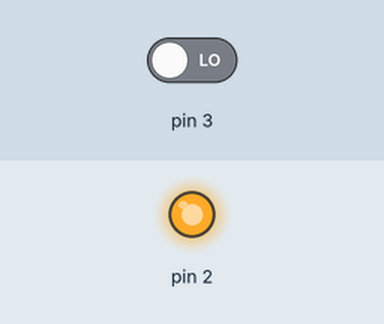
Recording of a sketch running on a simulated Arduino Uno, built with avr-gcc and run on an emulated ATmega328P. Shown: output pins drawn as LEDs (lit = HIGH). Inputs (shaded band) come from the test bench; at power-on: pin 3 LOW.

Above: at 1.2 s.
1.3 s: pin 3 driven HIGH
At 2.5 s:
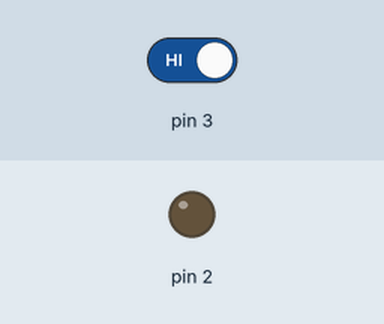
2.8 s: pin 3 driven LOW
At 3.8 s:
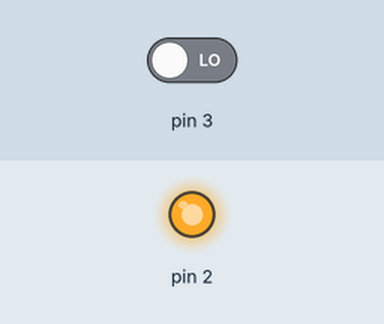
Timing chart, 0 to 5.8 s (numbered marks = the images above; inputs shaded):
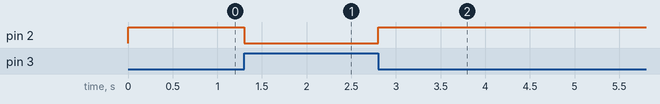

The sketch:

LedComChave.ino
```cpp
void setup()
{
  pinMode(3, INPUT);
  pinMode(2, OUTPUT);
}

void loop()
{
  if (digitalRead(3) - HIGH) {
    digitalWrite(2, HIGH);
  } else {
    digitalWrite(2, LOW);
  }
  delay(10);
}
```

Measured:
- after the input at 1.3 s, pin 2: HIGH → LOW at once
- after the input at 2.8 s, pin 2: LOW → HIGH at once
